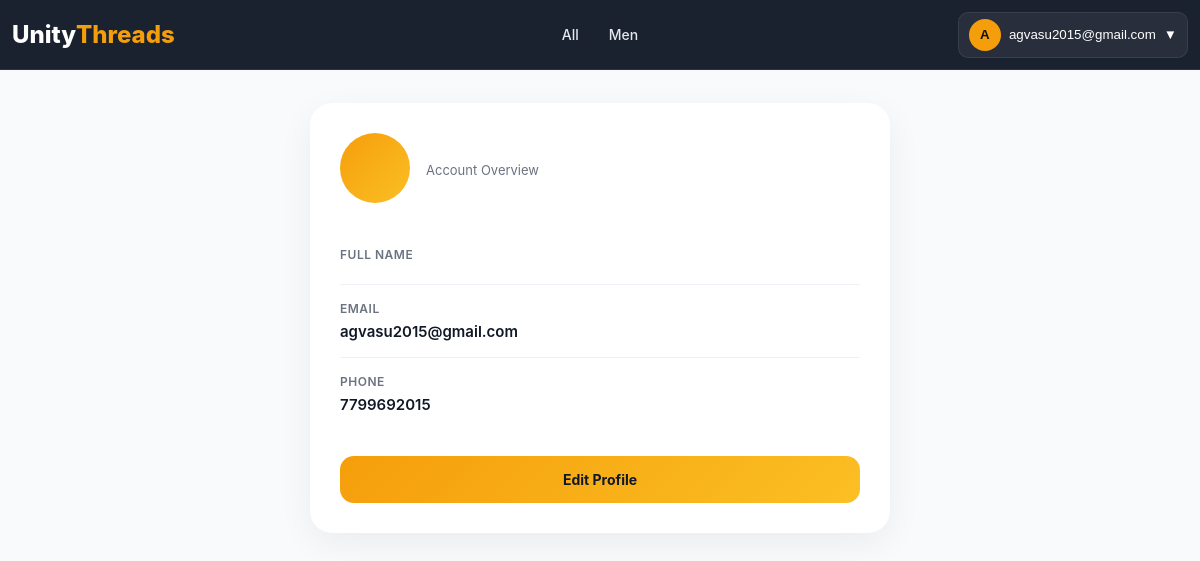
/profile/ (signed in), run on the app's committed database.
### products/models.py (models this page shows, shortened)
class BaseModel(models.Model):
    created_at = models.DateTimeField(
        auto_now_add=True
    )
    updated_at = models.DateTimeField(
        auto_now=True
    )
    class Meta:
        abstract = True

class Category(BaseModel):
    name = models.CharField(
        max_length=100,
        unique=True
    )
    slug = models.SlugField(
        unique=True,
        blank=True
    )
    image = models.ImageField(
        upload_to='categories/',
        blank=True,
        null=True
    )
    is_active = models.BooleanField(default=True)
    class Meta:
        verbose_name_plural = "Categories"
        ordering = ['name']
        indexes = [
            models.Index(fields=['slug']),
            models.Index(fields=['is_active']),
        ]

### accounts/models.py (models this page shows, shortened)
class User(AbstractUser):
    username = None
    email = models.EmailField(
        unique=True
    )
    phone = models.CharField(
        max_length=10,
        unique=True
    )
    full_name = models.CharField(
        max_length=150
    )
    is_email_verified = models.BooleanField(
        default=False
    )
    USERNAME_FIELD = "email"
    REQUIRED_FIELDS = ["phone"]
    objects = UserManager()

### accounts/views.py (the view)
# urls.py: path("profile/", profile_view, name="profile"),
@login_required
def profile_view(request):
    profile, created = UserProfile.objects.get_or_create(
        user=request.user
    )
    return render(
        request,
        "accounts/profile.html",
        {
            "user": request.user,
            "profile": profile
        }
    )

### home/context_processors.py (called while the page is built)
def global_data(request):
    return {
        "categories": Category.objects.all()
    }

### accounts/templates/accounts/profile.html (shortened to what this page needs)
{% load static %}
<!DOCTYPE html>
<html lang="en">
<head>
</head>
<body>
    {% include "partials/navbar.html" %}
    <div class="profile-page">
        <div class="profile-card">
            <div class="profile-header">
                <div class="avatar">
                </div>
                <div>
                    <p>Account Overview</p>
                </div>
            </div>
            <div class="profile-details">
                <div class="info-row">
                    <label>Full Name</label>
                </div>
                <div class="info-row">
                    <label>Email</label>
                    <p>{{ user.email }}</p>
                </div>
                <div class="info-row">
                    <label>Phone</label>
                    <p>{{ user.phone }}</p>
                </div>
            </div>
            <div class="profile-actions">
                <a
                    href="{% url 'edit_profile' %}"
                    class="btn"
                >
                    Edit Profile
                </a>
            </div>
        </div>
    </div>
</body>
</html>

### home/templates/partials/navbar.html (shortened to what this page needs)
{% load static %}
<link rel="stylesheet" href="{% static 'home/css/navbar.css' %}">
<header class="header" id="header">
    <a href="/" class="logo">
        Unity<span>Threads</span>
    </a>
      <nav class="nav" id="nav">
    <a href="{% url 'product_list' %}">All</a>
    {% for category in categories %}
        <a href="{% url 'product_list' %}?category={{ category.slug }}">
            {{ category.name }}
        </a>
    {% endfor %}
</nav>
    <div class="nav-actions">
        {% if request.user.is_authenticated %}
        <div class="account-dropdown" id="accountWrapper">
            <button class="account-btn" id="accountBtn" type="button">
                <span class="account-avatar">
                    {{ request.user.full_name|default:request.user.email|first|upper }}
                </span>
                <span class="account-name">
                    {{ request.user.full_name|default:request.user.email }}
                </span>
                <span class="dropdown-icon">▼</span>
            </button>
        </div>
        {% endif %}
    </div>
</header>

### home/static/home/css/navbar.css (style rules this page uses)
* { margin: 0; padding: 0; box-sizing: border-box; }
body { font-family: Inter, Arial, sans-serif; background: #f9fafb; color: #111827; }
html { scroll-behavior: smooth; }
.header { z-index: 10000; position: fixed; top: 0; left: 0; width: 100%; height: 70px; display: flex; align-items: center; background: rgba(17, 24, 39, 0.96); backdrop-filter: blur(14px); border-bottom: 1px solid rgba(255, 255, 255, 0.08); z-index: 999999; }
.logo { font-size: 24px; font-weight: 800; color: #fff; text-decoration: none; display: flex; align-items: center; padding-left: 12px; }
.logo span { color: #f59e0b; }
.nav { position: absolute; left: 50%; transform: translateX(-50%); display: flex; align-items: center; gap: 10px; }
.nav a { color: #e5e7eb; text-decoration: none; font-size: 14px; font-weight: 500; padding: 6px 10px; border-radius: 8px; transition: 0.2s ease; white-space: nowrap; }
.nav-actions { margin-left: auto; display: flex; align-items: center; gap: 10px; padding-right: 12px; }
.account-btn { display: flex; align-items: center; gap: 8px; position: relative; padding: 6px 10px; background: rgba(255, 255, 255, 0.06); border: 1px solid rgba(255, 255, 255, 0.08); border-radius: 10px; color: #fff; cursor: pointer; }
.account-avatar { width: 32px; height: 32px; display: flex; align-items: center; justify-content: center; border-radius: 50%; background: #f59e0b; font-weight: 700; color: #111; }

### accounts/templates/accounts/profile.html (style rules this page uses)
body { background:#f4f6f9; color:#111827; font-family: -apple-system, BlinkMacSystemFont, "Segoe UI", Roboto, Arial, sans-serif; overflow-x:clip; padding-top:75px; }
.profile-page { width:100%; min-height:calc(100vh - 75px); display:flex; justify-content:center; align-items:flex-start; padding:28px 18px; }
.profile-card { width:100%; max-width:580px; background:#ffffff; border-radius:22px; padding:30px; box-shadow: 0 10px 35px rgba(0,0,0,0.06); animation:fadeUp .35s ease; }
.profile-header { display:flex; align-items:center; gap:16px; margin-bottom:28px; }
.avatar { width:70px; height:70px; border-radius:50%; background: linear-gradient( 135deg, #f59e0b, #fbbf24 ); display:flex; align-items:center; justify-content:center; font-size:24px; font-weight:800; color:#111827; flex-shrink:0; }
.profile-header p { font-size:13px; color:#6b7280; }
.info-row { padding:16px 0; border-bottom: 1px solid #edf0f4; }
.info-row:last-child { border-bottom:none; }
.info-row label { display:block; font-size:12px; font-weight:600; color:#6b7280; margin-bottom:6px; text-transform:uppercase; letter-spacing:.5px; }
.info-row p { font-size:15px; font-weight:600; word-break:break-word; }
.profile-actions { margin-top:26px; }
.btn { width:100%; display:flex; align-items:center; justify-content:center; padding:15px; border-radius:14px; text-decoration:none; font-size:14px; font-weight:700; background: linear-gradient( 135deg, #f59e0b, #fbbf24 ); color:#111827; transition:0.25s ease; }

### data on the page
Category: name "Men"
User: user.full_name|first "A", user.full_name "agvasu2015@gmail.com", email "agvasu2015@gmail.com", phone "7799692015"
